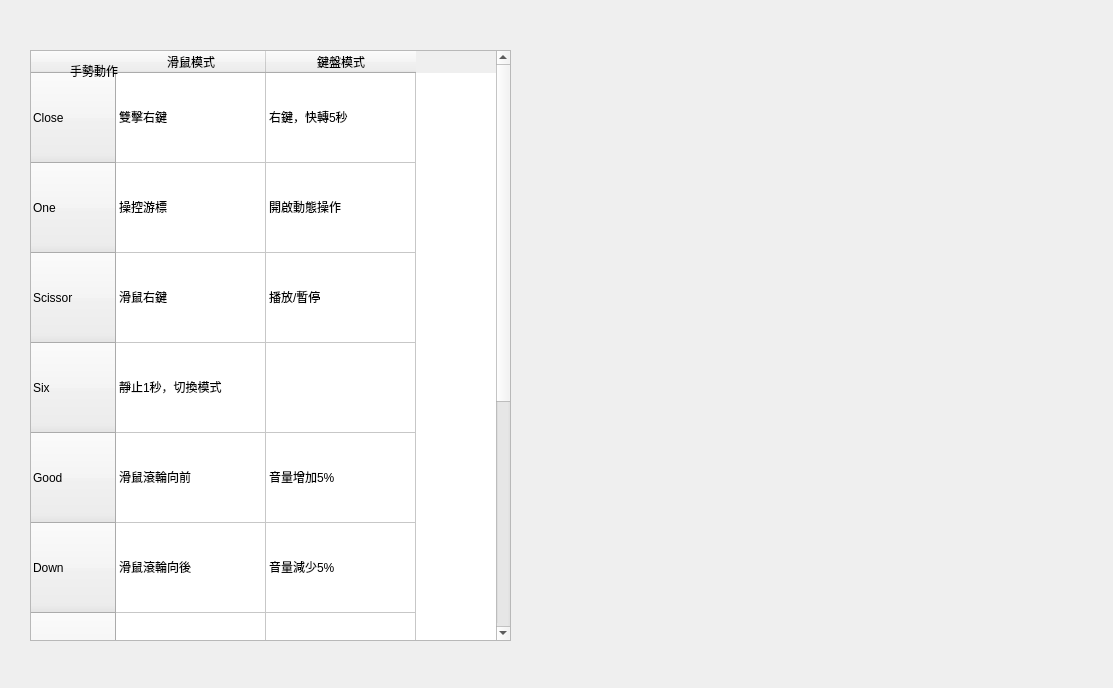
<?xml version="1.0" encoding="UTF-8"?>
<ui version="4.0">
 <class>Form</class>
 <widget class="QWidget" name="Form">
  <property name="geometry">
   <rect>
    <x>0</x>
    <y>0</y>
    <width>1113</width>
    <height>688</height>
   </rect>
  </property>
  <property name="windowTitle">
   <string>Form</string>
  </property>
  <widget class="QTableWidget" name="tableWidget">
   <property name="geometry">
    <rect>
     <x>30</x>
     <y>50</y>
     <width>481</width>
     <height>591</height>
    </rect>
   </property>
   <property name="accessibleName">
    <string/>
   </property>
   <property name="autoScrollMargin">
    <number>16</number>
   </property>
   <attribute name="horizontalHeaderDefaultSectionSize">
    <number>150</number>
   </attribute>
   <attribute name="horizontalHeaderHighlightSections">
    <bool>true</bool>
   </attribute>
   <attribute name="horizontalHeaderMinimumSectionSize">
    <number>38</number>
   </attribute>
   <attribute name="verticalHeaderDefaultSectionSize">
    <number>90</number>
   </attribute>
   <attribute name="verticalHeaderMinimumSectionSize">
    <number>35</number>
   </attribute>
   <row>
    <property name="text">
     <string>Close</string>
    </property>
    <property name="icon">
     <iconset>
      <normalon>:/images/close.png</normalon>
     </iconset>
    </property>
   </row>
   <row>
    <property name="text">
     <string>One</string>
    </property>
    <property name="icon">
     <iconset resource="images/source.qrc">
      <normaloff>:/images/one.png</normaloff>:/images/one.png</iconset>
    </property>
   </row>
   <row>
    <property name="text">
     <string>Scissor</string>
    </property>
    <property name="icon">
     <iconset>
      <normalon>:/images/scissor.png</normalon>
     </iconset>
    </property>
   </row>
   <row>
    <property name="text">
     <string>Six</string>
    </property>
    <property name="icon">
     <iconset resource="images/source.qrc">
      <normaloff>:/images/six.png</normaloff>:/images/six.png</iconset>
    </property>
   </row>
   <row>
    <property name="text">
     <string>Good</string>
    </property>
    <property name="icon">
     <iconset>
      <normalon>:/images/good.png</normalon>
     </iconset>
    </property>
   </row>
   <row>
    <property name="text">
     <string>Down</string>
    </property>
    <property name="icon">
     <iconset>
      <normalon>:/images/down.png</normalon>
     </iconset>
    </property>
   </row>
   <row>
    <property name="text">
     <string>Open</string>
    </property>
    <property name="icon">
     <iconset>
      <normalon>:/images/open.png</normalon>
     </iconset>
    </property>
   </row>
   <row>
    <property name="text">
     <string>OK</string>
    </property>
    <property name="icon">
     <iconset>
      <normalon>:/images/ok.png</normalon>
     </iconset>
    </property>
   </row>
   <row>
    <property name="text">
     <string>Clockwise</string>
    </property>
    <property name="icon">
     <iconset>
      <normalon>:/images/clockwise.png</normalon>
     </iconset>
    </property>
   </row>
   <row>
    <property name="text">
     <string>Clockwise-left</string>
    </property>
    <property name="icon">
     <iconset>
      <normalon>:/images/clockwise-left.png</normalon>
     </iconset>
    </property>
   </row>
   <column>
    <property name="text">
     <string>滑鼠模式</string>
    </property>
   </column>
   <column>
    <property name="text">
     <string>鍵盤模式</string>
    </property>
   </column>
   <item row="0" column="0">
    <property name="text">
     <string>雙擊右鍵</string>
    </property>
   </item>
   <item row="0" column="1">
    <property name="text">
     <string>右鍵，快轉5秒</string>
    </property>
   </item>
   <item row="1" column="0">
    <property name="text">
     <string>操控游標</string>
    </property>
   </item>
   <item row="1" column="1">
    <property name="text">
     <string>開啟動態操作</string>
    </property>
   </item>
   <item row="2" column="0">
    <property name="text">
     <string>滑鼠右鍵</string>
    </property>
   </item>
   <item row="2" column="1">
    <property name="text">
     <string>播放/暫停</string>
    </property>
   </item>
   <item row="3" column="0">
    <property name="text">
     <string>靜止1秒，切換模式</string>
    </property>
   </item>
   <item row="4" column="0">
    <property name="text">
     <string>滑鼠滾輪向前</string>
    </property>
   </item>
   <item row="4" column="1">
    <property name="text">
     <string>音量增加5%</string>
    </property>
   </item>
   <item row="5" column="0">
    <property name="text">
     <string>滑鼠滾輪向後</string>
    </property>
   </item>
   <item row="5" column="1">
    <property name="text">
     <string>音量減少5%</string>
    </property>
   </item>
   <item row="6" column="0">
    <property name="text">
     <string>none</string>
    </property>
   </item>
   <item row="6" column="1">
    <property name="text">
     <string>左鍵，倒退5秒</string>
    </property>
   </item>
   <item row="7" column="0">
    <property name="text">
     <string>回上頁</string>
    </property>
   </item>
   <item row="7" column="1">
    <property name="text">
     <string>開啟CC字幕</string>
    </property>
   </item>
   <item row="8" column="0">
    <property name="text">
     <string>動態操作：調快影片速度0.25倍</string>
    </property>
   </item>
   <item row="9" column="0">
    <property name="text">
     <string>動態操作：調慢影片速度0.25倍</string>
    </property>
   </item>
  </widget>
  <widget class="QLabel" name="label">
   <property name="geometry">
    <rect>
     <x>70</x>
     <y>60</y>
     <width>91</width>
     <height>21</height>
    </rect>
   </property>
   <property name="mouseTracking">
    <bool>false</bool>
   </property>
   <property name="layoutDirection">
    <enum>Qt::LeftToRight</enum>
   </property>
   <property name="text">
    <string>手勢動作</string>
   </property>
   <property name="scaledContents">
    <bool>false</bool>
   </property>
   <property name="wordWrap">
    <bool>false</bool>
   </property>
  </widget>
 </widget>
 <resources>
  <include location="images/source.qrc"/>
 </resources>
 <connections/>
</ui>
